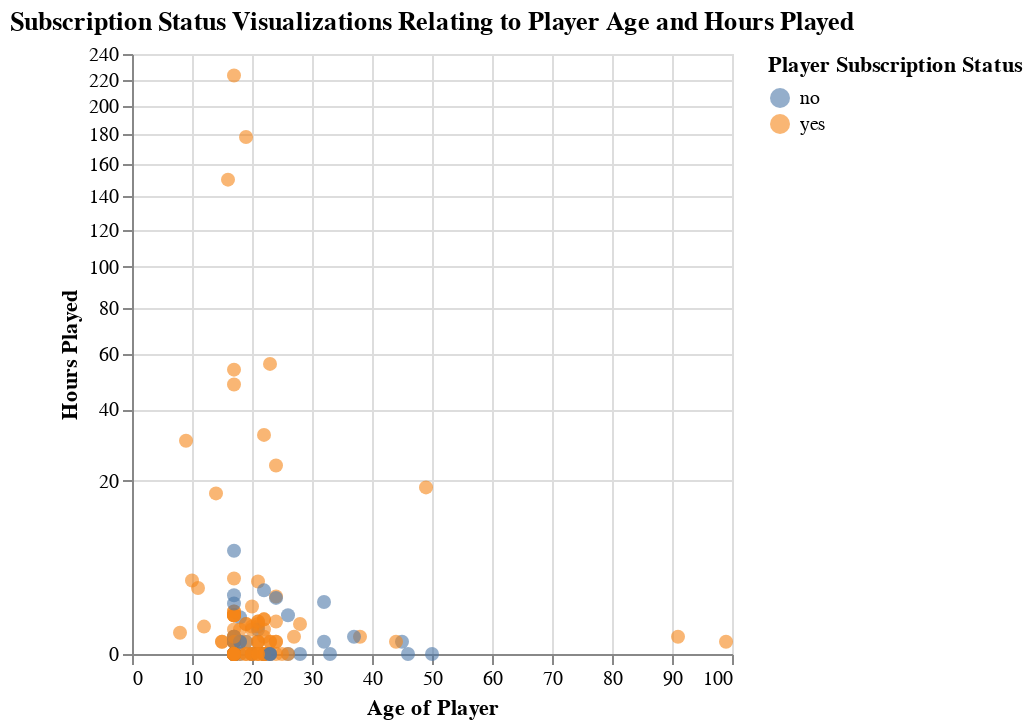

Notebook cell for this chart:
### Code cell
# create scatter plot of hours played versus age,label the points be subscription class
players_visualization_training = (
    alt.Chart(players_train).mark_circle(opacity=0.6, size=49)
    .encode(
        x=alt.X("age:Q").title("Age of Player"),
        y=alt.Y("played_hours").title("Hours Played").scale(zero=False, type="sqrt"),
        color=alt.Color("subscribe").title("Player Subscription Status"),
        tooltip=[
            alt.Tooltip("age:Q", title="Age"),
            alt.Tooltip("played_hours:Q", title="Hours Played"),
            alt.Tooltip("subscribe:N", title="Subscribed?")
        ]
    ).properties(title="Subscription Status Visualizations Relating to Player Age and Hours Played")
)

players_visualization_training

### Figure 1 — Vega-Lite specification as saved in the notebook (floating-point values rounded to 4 significant figures; data arrays with more than 128 entries replaced by an {"elided": "..."} marker saying what was removed)
{"config": {"view": {"continuousWidth": 300, "continuousHeight": 300}}, "data": {"name": "data-e9b1c91013b76b1950b74d7962875692"}, "mark": {"type": "circle", "opacity": 0.6, "size": 49}, "encoding": {"color": {"field": "subscribe", "title": "Player Subscription Status", "type": "nominal"}, "tooltip": [{"field": "age", "title": "Age", "type": "quantitative"}, {"field": "played_hours", "title": "Hours Played", "type": "quantitative"}, {"field": "subscribe", "title": "Subscribed?", "type": "nominal"}], "x": {"field": "age", "title": "Age of Player", "type": "quantitative"}, "y": {"field": "played_hours", "scale": {"zero": false, "type": "sqrt"}, "title": "Hours Played", "type": "quantitative"}}, "title": "Subscription Status Visualizations Relating to Player Age and Hours Played", "$schema": "https://vega.github.io/schema/vega-lite/v5.20.1.json", "datasets": {"data-e9b1c91013b76b1950b74d7962875692": {"elided": "147 records"}}}
